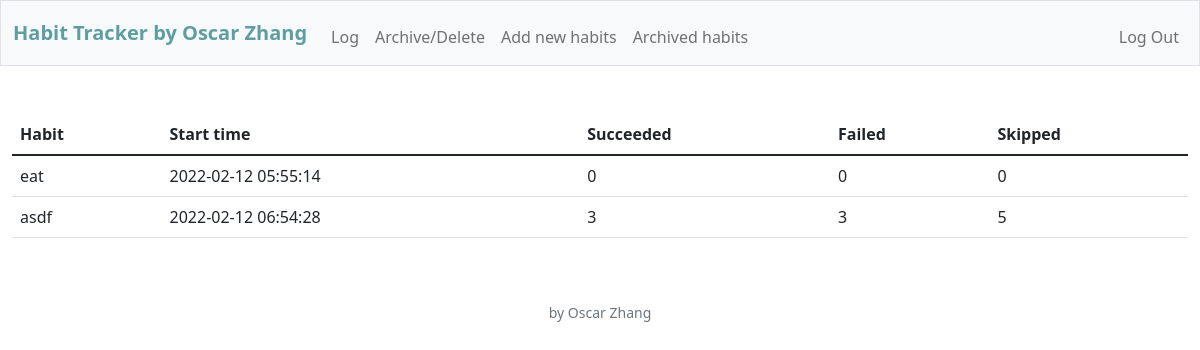
The app's page /archived (signed in) with its own data.
### tables this page shows
CREATE TABLE habit (id INTEGER, user_id INTEGER NOT NULL, habit TEXT NOT NULL, stime DATETIME DEFAULT CURRENT_TIMESTAMP, times INTEGER NOT NULL, fails INTEGER NOT NULL, skips INTEGER NOT NULL, type TEXT NOT NULL, color TEXT NOT NULL, FOREIGN KEY(user_id) REFERENCES users(id), PRIMARY KEY(id));

### app.py (the view)
@app.route("/archived")
@login_required
def archived():
    habits = db.execute("SELECT habit, stime, times, fails, skips, color FROM habit WHERE user_id = ? AND type = 'archive'", session["user_id"])
    return render_template("archived.html", habits=habits)

### app.py (called while the page is built)
@app.after_request
def after_request(response):
    response.headers["Cache-Control"] = "no-cache, no-store, must-revalidate"
    response.headers["Expires"] = 0
    response.headers["Pragma"] = "no-cache"
    return response

### helpers.py (called while the page is built)
def login_required(f):
    @wraps(f)
    def decorated_function(*args, **kwargs):
        if session.get("user_id") is None:
            return redirect("/login")
        return f(*args, **kwargs)
    return decorated_function

### templates/archived.html (shortened to what this page needs)
{% extends "layout.html" %}
{% block main %}
    <table class="table tablestriped">
        <thead>
            <tr>
                <th class="text-start">Habit</th>
                <th class="text-start">Start time</th>
                <th class="text-start">Succeeded</th>
                <th class="text-start">Failed</th>
                <th class="text-start">Skipped</th>
            </tr>
        </thead>
        <tbody>
            {% for habit in habits %}
                {% if habit.color == 'white' %}
                    <tr>
                        <td class="text-start">{{ habit.habit }}</th>
                        <td class="text-start">{{ habit.stime }}</th>
                        <td class="text-start">{{ habit.times }}</th>
                        <td class="text-start">{{ habit.fails }}</th>
                        <td class="text-start">{{ habit.skips }}</th>
                    </tr>
                {% endif %}
            {% endfor %}
        </tbody>
    </table>
{% endblock %}

### records on screen
habit: habit "eat", stime "2022-02-12 05:55:14", times "0", fails "0", skips "0"
habit: habit "asdf", stime "2022-02-12 06:54:28", times "3", fails "3", skips "5"
